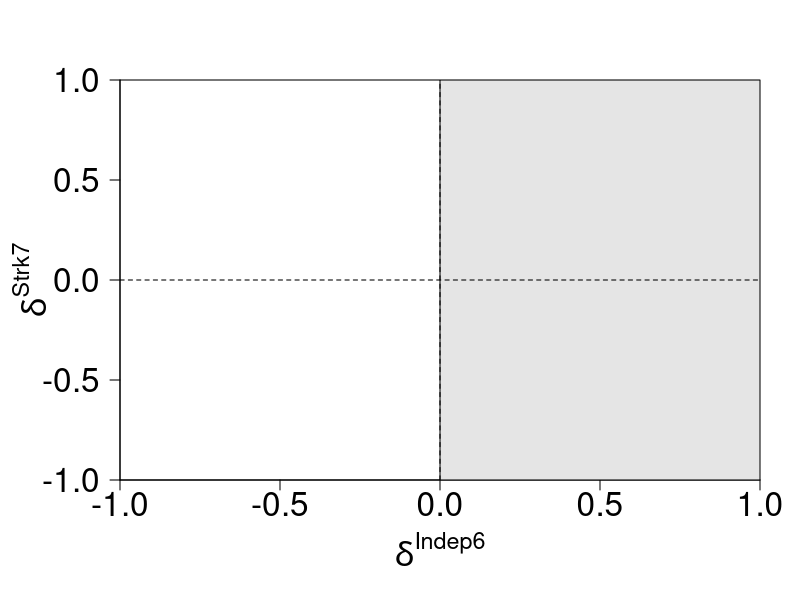
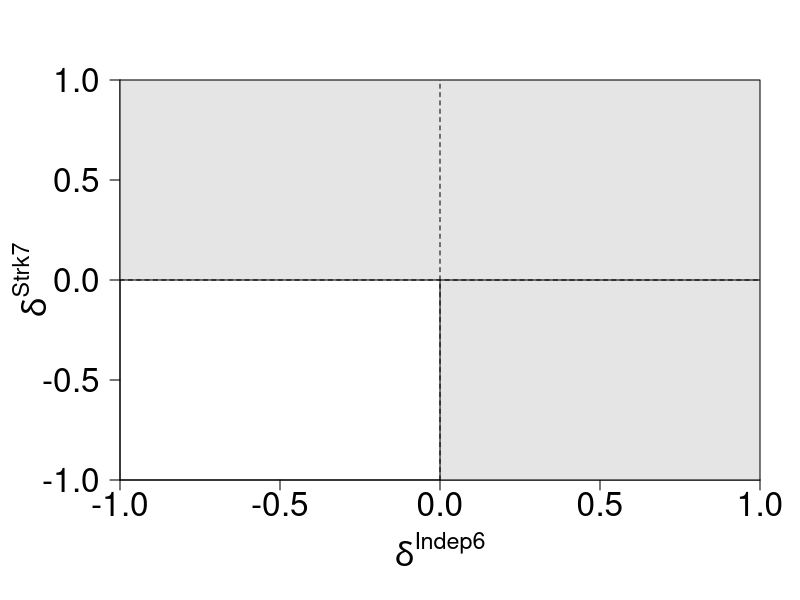
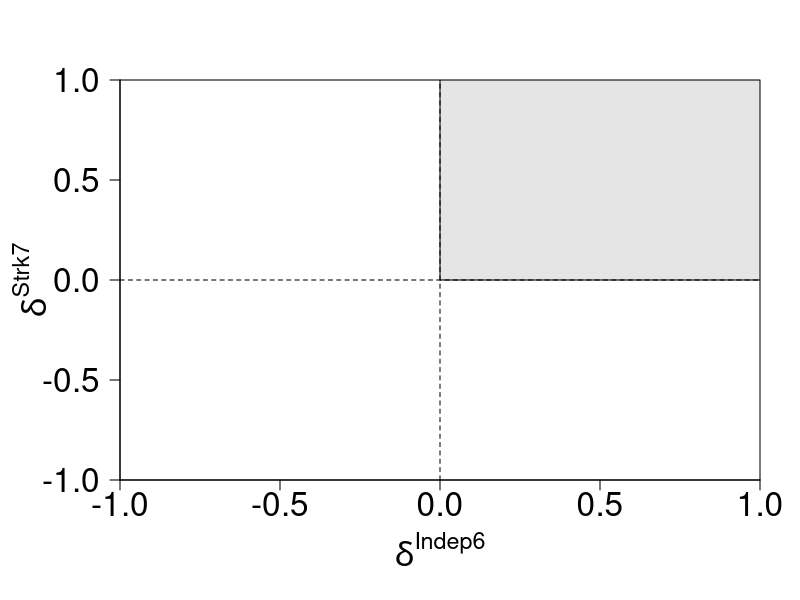
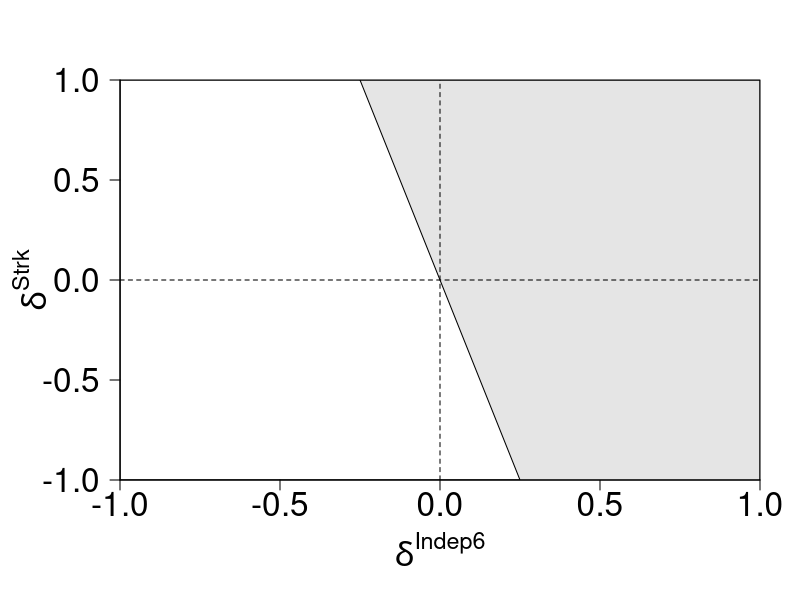

Here is the R script that generated these plots, in order:
#### 2.  Figure 2. Superiority regions of various decision rules ####
#### 2.1 Figure 2a Single rule ####
setEPS()
postscript("Application/Plots/Figure2a_Single.eps", family="Times")
par(mgp=c(3.5,1,0), mar=c(6,6,4,2))
plot(NULL,
     xlim=c(-1,1), xaxs="i", xlab=expression(delta^Indep6), 
     ylim=c(-1,1), yaxs="i", ylab=expression(delta^Strk7), 
     cex.lab=2.00, cex.axis=2.00, las=1)
rect(xleft=0,ybottom=par("usr")[3],xright=par("usr")[2],ytop=par("usr")[4],
     col = "gray90", lwd=1, border="black")
abline(h=0,lty=2)
abline(v=0,lty=2)
dev.off()

#### 2.2 Figure 2b Any rule ####
setEPS()
postscript("Application/Plots/Figure2b_Any.eps", family="Times")
par(mgp=c(3.5,1,0), mar=c(6,6,4,2))
plot(NULL,
     xlim=c(-1,1), xaxs="i", xlab=expression(delta^Indep6), 
     ylim=c(-1,1), yaxs="i", ylab=expression(delta^Strk7), 
     cex.lab=2.00, cex.axis=2.00, las=1)
rect(xleft=0,ybottom=par("usr")[3],xright=par("usr")[2],ytop=par("usr")[4],
     #density=10, angle = 45,
     col = "gray90", lwd=1, border="black")
rect(xleft=par("usr")[1], ybottom=0,xright=par("usr")[2],ytop=par("usr")[4],
     #density=10, angle = -45,
     col = "gray90", lwd=1, border="black")

abline(h=0,lty=2)
abline(v=0,lty=2)
dev.off()

#### 2.3 Figure 2c All rule ####
setEPS()
postscript("Application/Plots/Figure2c_All.eps", family="Times")
par(mgp=c(3.5,1,0), mar=c(6,6,4,2))
plot(NULL,
     xlim=c(-1,1), xaxs="i", xlab=expression(delta^Indep6), 
     ylim=c(-1,1), yaxs="i", ylab=expression(delta^Strk7), 
     cex.lab=2.00, cex.axis=2.00, las=1)
rect(xleft=0,ybottom=0,xright=par("usr")[2],ytop=par("usr")[4],#density=10, 
     col = "gray90", lwd=1, border="black")
abline(h=0,lty=2)
abline(v=0,lty=2)

dev.off()

#### 2.4 Figure 2d Compensatory rule ####
weights <- function(a1, delta1){(-1*a1*delta1)/(1-a1)}
delta1 <- seq(-1,1,0.1)
dist <- 0.6

setEPS()
postscript("Application/Plots/Figure2d_Compensatory.eps", family="Times")
par(mgp=c(3.5,1,0), mar=c(6,6,4,2))
plot(NULL,
     xlim=c(-1,1), xaxs="i", xlab=expression(delta^Indep6), 
     ylim=c(-1,1), yaxs="i", ylab=expression(delta^Strk), 
     cex.lab=2.00, cex.axis=2.00, las=1)
polygon(x=c(-0.25,0.25,1,1,0.25,-0.25),
        y=c(par("usr")[4],par("usr")[3],par("usr")[3],par("usr")[4],par("usr")[4],par("usr")[4]),
        col = "gray90", lwd=1, border="black")
rect(xleft=par("usr")[1], ybottom=par("usr")[3], xright=par("usr")[2], ytop=par("usr")[4])
abline(h=0,lty=2)
abline(v=0,lty=2)

dev.off()


